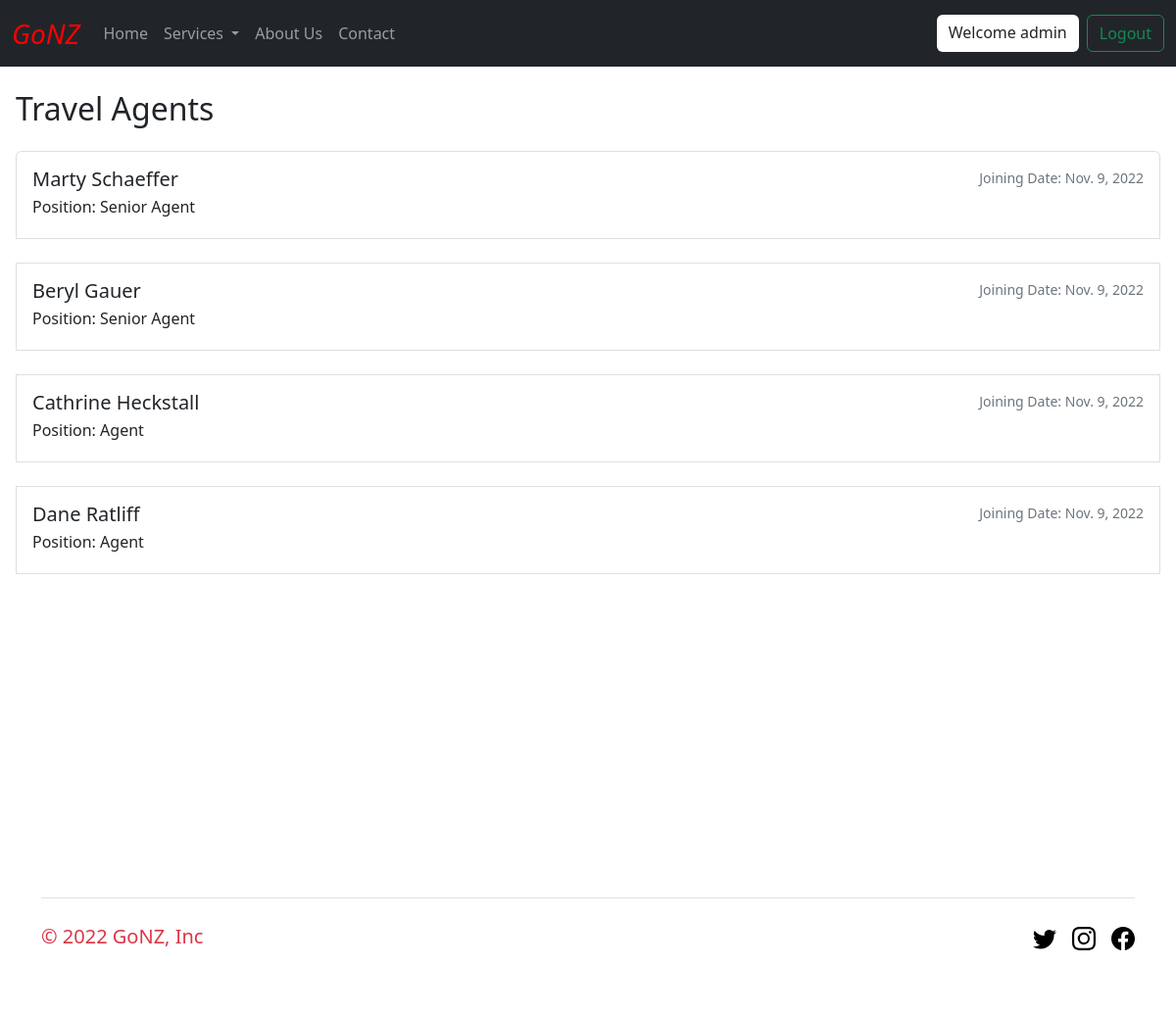
The app's page /agents/ (signed in) with its own data.
### home/models.py (models this page shows, shortened)
class Employee(models.Model):
    name = models.CharField(max_length=50,)
    email = models.CharField(max_length=30)
    phone = models.CharField(max_length=15)
    department = models.ForeignKey(Department, null=True, on_delete=models.SET_NULL)
    position = models.CharField(max_length=50)
    date_created = models.DateField(auto_now_add=True)

### home/views.py (the view)
# urls.py: path("agents/", views.agents, name='agents'),
@login_required(login_url='login')
def agents(request):
    agents = Department.objects.get(name="Agent").employee_set.all()
    context = {'agents': agents}
    return render(request, 'home/agents.html', context)

### home/templates/home/agents.html
{% extends 'base.html' %} {% load static %} {% block title %}Agents{% endblock title %} {% block content %}
<div class="mx-3">
  <h2 class="my-4">Travel Agents</h2>
  <div class="list-group my-4">
    {% for x in agents %}
    <a
      href="{% url 'agent-detail' x.id %}"
      class="list-group-item list-group-item-action p-3"
    >
      <div class="d-flex w-100 justify-content-between">
        <h5 class="mb-1">{{x.name}}</h5>
        <small class="text-muted">Joining Date: {{x.date_created}}</small>
      </div>
      <p class="mb-1">Position: {{x.position}}</p>
    </a>
    <br>
    {% endfor %}
  </div>
</div>
{% endblock content %}

### templates/navbar.html (shortened to what this page needs)
<nav class="navbar navbar-expand-lg bg-dark navbar-dark">
  <div class="container-fluid">
    <a class="navbar-brand demo fs-3 fst-italic" href="{% url 'home' %}">GoNZ</a>
    <div class="collapse navbar-collapse " id="navbarSupportedContent">
      <ul class="navbar-nav me-auto mb-2 mb-lg-0 ">
        <li class="nav-item">
          <a class="nav-link" aria-current="page" href="{% url 'home' %}"
            >Home</a
          >
        </li>
        <li class="nav-item dropdown">
          <a
            class="nav-link dropdown-toggle"
            href="#"
            role="button"
            data-bs-toggle="dropdown"
            aria-expanded="false"
          >
            Services
          </a>
        </li>
        <li class="nav-item">
          <a class="nav-link" href="/about">About Us</a>
        </li>
        <li class="nav-item">
          <a class="nav-link" href="{% url 'contact' %}">Contact</a>
        </li>
      </ul>
      <div class="d-flex" style="justify-content: space-between;">
        <div
          style="
            margin-right: 0.5rem;
            padding: 0.375rem 0.75rem;
            background-color: #fff;
            border-radius: 1px solid #ced4da;
            border-radius: 0.375rem;
          "
        >
          Welcome {{request.user}}
        </div>
        <a class="btn btn-outline-success" href="{% url 'logout' %}">Logout</a>
      </div>
    </div>
  </div>
</nav>

### static/style.css (style rules this page uses)
.demo { color: red; }

### records on screen
Employee: name "Marty Schaeffer", date_created "Nov. 9, 2022", position "Senior Agent"
Employee: name "Beryl Gauer", date_created "Nov. 9, 2022", position "Senior Agent"
Employee: name "Cathrine Heckstall", date_created "Nov. 9, 2022", position "Agent"
Employee: name "Dane Ratliff", date_created "Nov. 9, 2022", position "Agent"

### other values on screen
{{ request.user }} "admin"
